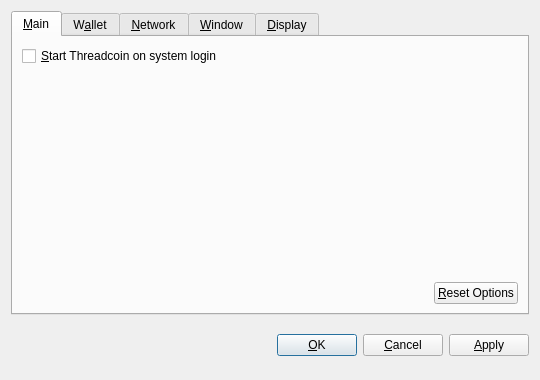
<?xml version="1.0" encoding="UTF-8"?>
<ui version="4.0">
 <class>OptionsDialog</class>
 <widget class="QDialog" name="OptionsDialog">
  <property name="geometry">
   <rect>
    <x>0</x>
    <y>0</y>
    <width>540</width>
    <height>380</height>
   </rect>
  </property>
  <property name="windowTitle">
   <string>Options</string>
  </property>
  <property name="modal">
   <bool>true</bool>
  </property>
  <layout class="QVBoxLayout" name="verticalLayout">
   <item>
    <widget class="QTabWidget" name="tabWidget">
     <property name="tabPosition">
      <enum>QTabWidget::North</enum>
     </property>
     <property name="currentIndex">
      <number>0</number>
     </property>
     <widget class="QWidget" name="tabMain">
      <attribute name="title">
       <string>&amp;Main</string>
      </attribute>
      <layout class="QVBoxLayout" name="verticalLayout_Main">
       <item>
        <widget class="QCheckBox" name="bitcoinAtStartup">
         <property name="toolTip">
          <string>Automatically start Threadcoin after logging in to the system.</string>
         </property>
         <property name="text">
          <string>&amp;Start Threadcoin on system login</string>
         </property>
        </widget>
       </item>
       <item>
        <spacer name="verticalSpacer_Main">
         <property name="orientation">
          <enum>Qt::Vertical</enum>
         </property>
         <property name="sizeHint" stdset="0">
          <size>
           <width>20</width>
           <height>40</height>
          </size>
         </property>
        </spacer>
       </item>
       <item>
        <layout class="QHBoxLayout" name="horizontalLayout_2_Main">
         <item>
          <spacer name="horizontalSpacer_2_Main">
           <property name="orientation">
            <enum>Qt::Horizontal</enum>
           </property>
           <property name="sizeHint" stdset="0">
            <size>
             <width>40</width>
             <height>20</height>
            </size>
           </property>
          </spacer>
         </item>
         <item>
          <widget class="QPushButton" name="resetButton">
           <property name="toolTip">
            <string>Reset all client options to default.</string>
           </property>
           <property name="text">
            <string>&amp;Reset Options</string>
           </property>
           <property name="autoDefault">
            <bool>false</bool>
           </property>
          </widget>
         </item>
        </layout>
       </item>
      </layout>
     </widget>
     <widget class="QWidget" name="tabWallet">
      <attribute name="title">
       <string>W&amp;allet</string>
      </attribute>
      <layout class="QVBoxLayout" name="verticalLayout_Network">
       <item>
        <widget class="QLabel" name="transactionFeeInfoLabel">
         <property name="text">
          <string>Optional transaction fee per kB that helps make sure your transactions are processed quickly. Most transactions are 1 kB.</string>
         </property>
         <property name="textFormat">
          <enum>Qt::PlainText</enum>
         </property>
         <property name="wordWrap">
          <bool>true</bool>
         </property>
        </widget>
       </item>
       <item>
        <layout class="QHBoxLayout" name="horizontalLayout_1_Main">
         <item>
          <widget class="QLabel" name="transactionFeeLabel">
           <property name="text">
            <string>Pay transaction &amp;fee</string>
           </property>
           <property name="textFormat">
            <enum>Qt::PlainText</enum>
           </property>
           <property name="buddy">
            <cstring>transactionFee</cstring>
           </property>
          </widget>
         </item>
         <item>
          <widget class="BitcoinAmountField" name="transactionFee"/>
         </item>
         <item>
          <spacer name="horizontalSpacer_1_Main">
           <property name="orientation">
            <enum>Qt::Horizontal</enum>
           </property>
           <property name="sizeHint" stdset="0">
            <size>
             <width>40</width>
             <height>20</height>
            </size>
           </property>
          </spacer>
         </item>
        </layout>
       </item>
       <item>
        <widget class="QLabel" name="label">
         <property name="text">
          <string>If you disable the spending of unconfirmed change, the change from a transaction cannot be used until that transaction has at least one confirmation. This also affects how your balance is computed.</string>
         </property>
         <property name="wordWrap">
          <bool>true</bool>
         </property>
        </widget>
       </item>
       <item>
        <widget class="QCheckBox" name="spendZeroConfChange">
         <property name="text">
          <string>Spend unconfirmed change  (experts only)</string>
         </property>
        </widget>
       </item>
       <item>
        <spacer name="verticalSpacer">
         <property name="orientation">
          <enum>Qt::Vertical</enum>
         </property>
         <property name="sizeHint" stdset="0">
          <size>
           <width>20</width>
           <height>40</height>
          </size>
         </property>
        </spacer>
       </item>
      </layout>
     </widget>
     <widget class="QWidget" name="tabNetwork">
      <attribute name="title">
       <string>&amp;Network</string>
      </attribute>
      <layout class="QVBoxLayout" name="verticalLayout_Network">
       <item>
        <widget class="QCheckBox" name="mapPortUpnp">
         <property name="toolTip">
          <string>Automatically open the Threadcoin client port on the router. This only works when your router supports UPnP and it is enabled.</string>
         </property>
         <property name="text">
          <string>Map port using &amp;UPnP</string>
         </property>
        </widget>
       </item>
       <item>
        <widget class="QCheckBox" name="connectSocks">
         <property name="toolTip">
          <string>Connect to the Threadcoin network through a SOCKS proxy (e.g. when connecting through Tor).</string>
         </property>
         <property name="text">
          <string>&amp;Connect through SOCKS proxy:</string>
         </property>
        </widget>
       </item>
       <item>
        <layout class="QHBoxLayout" name="horizontalLayout_Network">
         <item>
          <widget class="QLabel" name="proxyIpLabel">
           <property name="text">
            <string>Proxy &amp;IP:</string>
           </property>
           <property name="textFormat">
            <enum>Qt::PlainText</enum>
           </property>
           <property name="buddy">
            <cstring>proxyIp</cstring>
           </property>
          </widget>
         </item>
         <item>
          <widget class="QValidatedLineEdit" name="proxyIp">
           <property name="maximumSize">
            <size>
             <width>140</width>
             <height>16777215</height>
            </size>
           </property>
           <property name="toolTip">
            <string>IP address of the proxy (e.g. 127.0.0.1)</string>
           </property>
          </widget>
         </item>
         <item>
          <widget class="QLabel" name="proxyPortLabel">
           <property name="text">
            <string>&amp;Port:</string>
           </property>
           <property name="textFormat">
            <enum>Qt::PlainText</enum>
           </property>
           <property name="buddy">
            <cstring>proxyPort</cstring>
           </property>
          </widget>
         </item>
         <item>
          <widget class="QLineEdit" name="proxyPort">
           <property name="maximumSize">
            <size>
             <width>55</width>
             <height>16777215</height>
            </size>
           </property>
           <property name="toolTip">
            <string>Port of the proxy (e.g. 9050)</string>
           </property>
          </widget>
         </item>
         <item>
          <widget class="QLabel" name="socksVersionLabel">
           <property name="text">
            <string>SOCKS &amp;Version:</string>
           </property>
           <property name="textFormat">
            <enum>Qt::PlainText</enum>
           </property>
           <property name="buddy">
            <cstring>socksVersion</cstring>
           </property>
          </widget>
         </item>
         <item>
          <widget class="QValueComboBox" name="socksVersion">
           <property name="toolTip">
            <string>SOCKS version of the proxy (e.g. 5)</string>
           </property>
          </widget>
         </item>
         <item>
          <spacer name="horizontalSpacer_Network">
           <property name="orientation">
            <enum>Qt::Horizontal</enum>
           </property>
           <property name="sizeHint" stdset="0">
            <size>
             <width>40</width>
             <height>20</height>
            </size>
           </property>
          </spacer>
         </item>
        </layout>
       </item>
       <item>
        <spacer name="verticalSpacer_Network">
         <property name="orientation">
          <enum>Qt::Vertical</enum>
         </property>
         <property name="sizeHint" stdset="0">
          <size>
           <width>20</width>
           <height>40</height>
          </size>
         </property>
        </spacer>
       </item>
      </layout>
     </widget>
     <widget class="QWidget" name="tabWindow">
      <attribute name="title">
       <string>&amp;Window</string>
      </attribute>
      <layout class="QVBoxLayout" name="verticalLayout_Window">
       <item>
        <widget class="QCheckBox" name="minimizeToTray">
         <property name="toolTip">
          <string>Show only a tray icon after minimizing the window.</string>
         </property>
         <property name="text">
          <string>&amp;Minimize to the tray instead of the taskbar</string>
         </property>
        </widget>
       </item>
       <item>
        <widget class="QCheckBox" name="minimizeOnClose">
         <property name="toolTip">
          <string>Minimize instead of exit the application when the window is closed. When this option is enabled, the application will be closed only after selecting Quit in the menu.</string>
         </property>
         <property name="text">
          <string>M&amp;inimize on close</string>
         </property>
        </widget>
       </item>
       <item>
        <spacer name="verticalSpacer_Window">
         <property name="orientation">
          <enum>Qt::Vertical</enum>
         </property>
         <property name="sizeHint" stdset="0">
          <size>
           <width>20</width>
           <height>40</height>
          </size>
         </property>
        </spacer>
       </item>
      </layout>
     </widget>
     <widget class="QWidget" name="tabDisplay">
      <attribute name="title">
       <string>&amp;Display</string>
      </attribute>
      <layout class="QVBoxLayout" name="verticalLayout_Display">
       <item>
        <layout class="QHBoxLayout" name="horizontalLayout_1_Display">
         <item>
          <widget class="QLabel" name="langLabel">
           <property name="text">
            <string>User Interface &amp;language:</string>
           </property>
           <property name="textFormat">
            <enum>Qt::PlainText</enum>
           </property>
           <property name="buddy">
            <cstring>lang</cstring>
           </property>
          </widget>
         </item>
         <item>
          <widget class="QValueComboBox" name="lang">
           <property name="toolTip">
            <string>The user interface language can be set here. This setting will take effect after restarting Threadcoin.</string>
           </property>
          </widget>
         </item>
        </layout>
       </item>
       <item>
        <layout class="QHBoxLayout" name="horizontalLayout_2_Display">
         <item>
          <widget class="QLabel" name="unitLabel">
           <property name="text">
            <string>&amp;Unit to show amounts in:</string>
           </property>
           <property name="textFormat">
            <enum>Qt::PlainText</enum>
           </property>
           <property name="buddy">
            <cstring>unit</cstring>
           </property>
          </widget>
         </item>
         <item>
          <widget class="QValueComboBox" name="unit">
           <property name="toolTip">
            <string>Choose the default subdivision unit to show in the interface and when sending coins.</string>
           </property>
          </widget>
         </item>
        </layout>
       </item>
       <item>
        <widget class="QCheckBox" name="displayAddresses">
         <property name="toolTip">
          <string>Whether to show Threadcoin addresses in the transaction list or not.</string>
         </property>
         <property name="text">
          <string>&amp;Display addresses in transaction list</string>
         </property>
        </widget>
       </item>
       <item>
        <widget class="QCheckBox" name="coinControlFeatures">
         <property name="toolTip">
          <string>Whether to show coin control features or not.</string>
         </property>
         <property name="text">
          <string>Display coin &amp;control features (experts only!)</string>
         </property>
        </widget>
       </item>
       <item>
        <spacer name="verticalSpacer_Display">
         <property name="orientation">
          <enum>Qt::Vertical</enum>
         </property>
         <property name="sizeHint" stdset="0">
          <size>
           <width>20</width>
           <height>40</height>
          </size>
         </property>
        </spacer>
       </item>
      </layout>
     </widget>
    </widget>
   </item>
   <item>
    <layout class="QHBoxLayout" name="horizontalLayout_Buttons">
     <item>
      <spacer name="horizontalSpacer_1">
       <property name="orientation">
        <enum>Qt::Horizontal</enum>
       </property>
       <property name="sizeHint" stdset="0">
        <size>
         <width>40</width>
         <height>48</height>
        </size>
       </property>
      </spacer>
     </item>
     <item>
      <widget class="QLabel" name="statusLabel">
       <property name="font">
        <font>
         <weight>75</weight>
         <bold>true</bold>
        </font>
       </property>
       <property name="text">
        <string/>
       </property>
       <property name="textFormat">
        <enum>Qt::PlainText</enum>
       </property>
       <property name="wordWrap">
        <bool>true</bool>
       </property>
      </widget>
     </item>
     <item>
      <spacer name="horizontalSpacer_2">
       <property name="orientation">
        <enum>Qt::Horizontal</enum>
       </property>
       <property name="sizeHint" stdset="0">
        <size>
         <width>40</width>
         <height>48</height>
        </size>
       </property>
      </spacer>
     </item>
     <item>
      <widget class="QPushButton" name="okButton">
       <property name="text">
        <string>&amp;OK</string>
       </property>
      </widget>
     </item>
     <item>
      <widget class="QPushButton" name="cancelButton">
       <property name="text">
        <string>&amp;Cancel</string>
       </property>
       <property name="autoDefault">
        <bool>false</bool>
       </property>
      </widget>
     </item>
     <item>
      <widget class="QPushButton" name="applyButton">
       <property name="text">
        <string>&amp;Apply</string>
       </property>
       <property name="autoDefault">
        <bool>false</bool>
       </property>
      </widget>
     </item>
    </layout>
   </item>
  </layout>
 </widget>
 <customwidgets>
  <customwidget>
   <class>BitcoinAmountField</class>
   <extends>QSpinBox</extends>
   <header>bitcoinamountfield.h</header>
  </customwidget>
  <customwidget>
   <class>QValueComboBox</class>
   <extends>QComboBox</extends>
   <header>qvaluecombobox.h</header>
  </customwidget>
  <customwidget>
   <class>QValidatedLineEdit</class>
   <extends>QLineEdit</extends>
   <header>qvalidatedlineedit.h</header>
  </customwidget>
 </customwidgets>
 <resources/>
 <connections/>
</ui>
